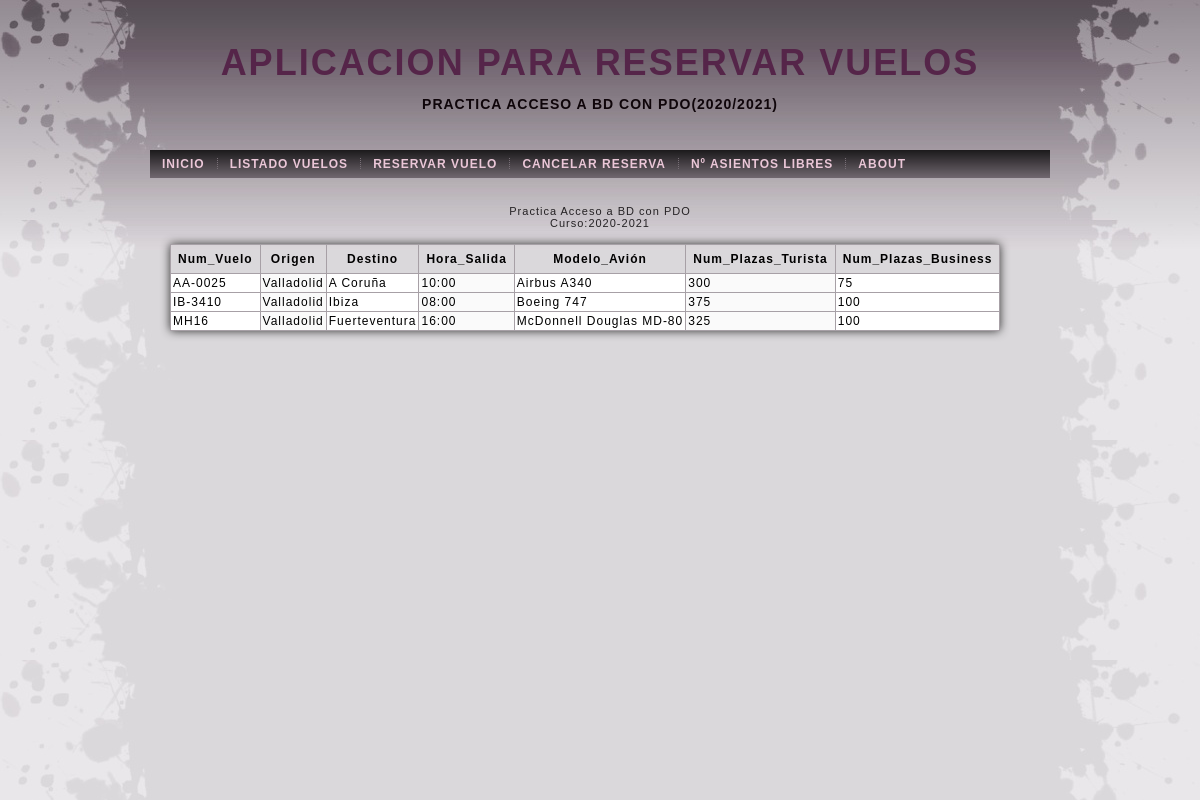
Screenshot of /vuelos.php (signed in) with the database file from the repository.
### vuelos.php (the view, shortened to what this page needs)
<?php
require_once ('head.php');
$obj_conexion = new Conexion();
$con = $obj_conexion -> conectar();
if (isset($_SESSION['logueado']))
{
    try
    {
        $sqlls = "SELECT * FROM reservasvuelos.vuelos;";
        $listado = $con -> prepare($sqlls);
        $listado -> execute();
        $filas = $listado -> fetchAll();
        echo '<table>
        <tr>
        <th>Num_Vuelo</th>
        <th>Origen</th>
        <th>Destino</th>
        <th>Hora_Salida</th>
        <th>Modelo_Avión</th>
        <th>Num_Plazas_Turista</th>
        <th>Num_Plazas_Business</th>
        </tr>';
        foreach ($filas as $clave => $valor)
        {
            echo '<tr>';
                echo   '<td>'.$valor[0].'</td>';
                echo   '<td>'.$valor[1].'</td>';
                echo   '<td>'.$valor[2].'</td>';
                echo   '<td>'.$valor[3].'</td>';
                echo   '<td>'.$valor[4].'</td>';
                echo   '<td>'.$valor[5].'</td>';
                echo   '<td>'.$valor[6].'</td>';
            echo '</tr>';
        }
    }
    catch (PDOException $e)
    {
        print "Fallo en la inserción" . $e->getMessage();
    }
}
include('pie.php');

### head.php (shortened to what this page needs)
<?php
print'
    <!DOCTYPE html>
<html>
<head>
    <link rel="stylesheet" href="css/style.css" type="text/css" media="screen" />
    <link rel="stylesheet" href="css/estilos.css" type="text/css" media="screen" />
</head>
<body>
<div id="page-background-middle-texture">
        <div id="page-background-top-texture">
    <div id="main">
        <div class="sheet">
            <div class="sheet-body">
                <div class="header">
                    <div class="logo">
                      <h1 id="name-text" class="logo-name"><a href="">Aplicacion para Reservar Vuelos </a></h1>
                     <BR><h2 id="slogan-text" class="logo-text"> Practica Acceso a BD con PDO(2020/2021)</h2>
                    </div>
                </div>
                <div class="nav">
                	<ul class="menu">
                		<li>
                			<a href="inicio.php" class="active"><span class="l"></span><span class="r"></span><span class="t">Inicio</span></a>
                		</li>
                        <li>
                			<a href="vuelos.php" class="active"><span class="l"></span><span class="r"></span><span class="t">Listado Vuelos </span></a>
                		</li>
                                <li>
                			<a href="formularioReservar.php" class="active"><span class="l"></span><span class="r"></span><span class="t">Reservar Vuelo </span></a>
                		</li>
                                <li>
                			<a href="formularioCancelar.php" class="active"><span class="l"></span><span class="r"></span><span class="t">Cancelar Reserva</span></a>
                		</li>
                                <li>
                			<a href="libres.php"><span class="l"></span><span class="r"></span><span class="t">Nº ASIENTOS LIBRES</span></a>
                		</li>
                		<li>
                			<a href="About.php"><span class="l"></span><span class="r"></span><span class="t">About</span></a>
                		</li>
                	</ul>
                </div>
                <div class="content-layout">
                    <div class="content-layout-row">
                        <div class="layout-cell content">
                          <div class="post">
                              <div class="post-body">
                          <div class="post-inner article">
                                          ';

### pie.php
<?php
print'
                                          </div>
                          <div class="cleared"></div>
                              </div>
                          </div>
                          <div class="cleared"></div>
                        </div>
                    </div>
                </div>
                <div class="cleared"></div>
                <div class="footer">
                    <div class="footer-body">
                      <div class="footer-text">
                            <p>Practica Acceso a BD con PDO<br>Curso:2020-2021</p>
                      </div>
                		<div class="cleared"></div>
                  </div>
                </div>
        		<div class="cleared"></div>
            </div>
        </div>
        <div class="cleared"></div>
    </div>
        </div>
    </div>
</body>
</html>
';

### css/estilos.css (style rules this page uses)
html, body { background-color: #f5aa1d; color: black; font-family: Verdana; margin: 0px; padding: 0px; overflow:hidden; }
body { width:100%; height:100%; }
h1 { display:block; color:#205085 ; text-align:center; width:100%; height:40px; padding-top:10px; }
table { border-radius: 3px; border: solid 1px #f1f1f1; box-shadow: 0 0 10px #333; margin: 10px; }
table tbody tr td { transition: all 400ms ease-in; -webkit-transition: all 400ms ease-in; -moz-transition: all 400ms ease-in; -o-transition: all 400ms ease-in; -ms-transition: all 400ms ease-in; padding: 5px 5px; word-wrap: break-word; border: solid 0px #fff; border-bottom: solid 1px #fff; border-top: solid 1px #f1f1f1; border-right: solid 1px #f1f1f1; }
table tbody tr td:nth-child(odd) { background-color: #fff; }
table tbody tr td:nth-child(even) { background-color: #fafafa; }

### rows the page displays
vuelos: Num_Vuelo "AA-0025", Origen "Valladolid", Destino "A Coruña", Hora_Salida "10:00", Modelo_Avion "Airbus A340", Num_Plazas_Turista "300", Num_Plazas_Business "75"
vuelos: Num_Vuelo "IB-3410", Origen "Valladolid", Destino "Ibiza", Hora_Salida "08:00", Modelo_Avion "Boeing 747", Num_Plazas_Turista "375", Num_Plazas_Business "100"
vuelos: Num_Vuelo "MH16", Origen "Valladolid", Destino "Fuerteventura", Hora_Salida "16:00", Modelo_Avion "McDonnell Douglas MD-80", Num_Plazas_Turista "325", Num_Plazas_Business "100"
